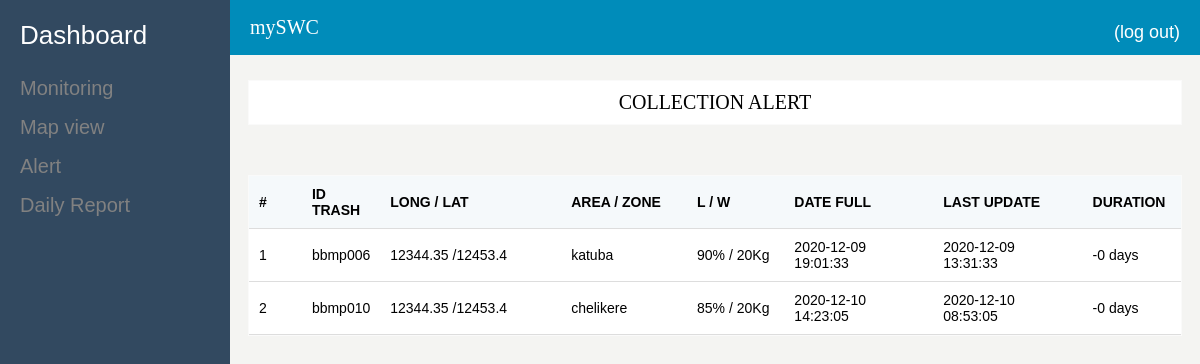
Screenshot of /alert.php with the database file from the repository.
### tables this page shows
CREATE TABLE `historic` (
  `_idHisto` int(11) NOT NULL,
  `idTrash` varchar(45) DEFAULT NULL,
  `level` varchar(45) DEFAULT NULL,
  `weight` varchar(45) DEFAULT NULL,
  `dateFull` datetime DEFAULT NULL,
  `idUser` varchar(45) DEFAULT NULL,
  `dateEmpty` varchar(45) DEFAULT NULL,
  `dateHisto` datetime DEFAULT current_timestamp(),
  `lastUpdate` timestamp NOT NULL DEFAULT current_timestamp()
);

CREATE TABLE `trash` (
  `_idTrash` int(11) NOT NULL,
  `longi` varchar(45) DEFAULT NULL,
  `lat` varchar(45) DEFAULT NULL,
  `address` varchar(45) DEFAULT NULL,
  `area` varchar(50) NOT NULL,
  `idTrash` varchar(45) DEFAULT NULL,
  `dateTrash` datetime DEFAULT current_timestamp(),
  `typeTrash` varchar(255) DEFAULT NULL
);

### modals/Fhistoric.php (called while the page is built, shortened)
<?php
class Fhistoric
{
    static function getAllHistoricDayFull()
    {
        $con=Database::getConnection();
        $req=$con->prepare('SELECT * FROM historic c,trash t WHERE c.idTrash=t.idTrash AND dateFull IS NOT NULL AND dateEmpty IS NULL ORDER BY dateFull ASC');
        $req->execute(array());
        return $req->fetchAll();
    }
}

### alert.php (the view, shortened to what this page needs)
<!DOCTYPE html>
<html lang="en">
<head>
    <link rel="stylesheet" href="assets/style/menu.css">
    <link rel="stylesheet" href="assets/style/main.css">
</head>
<body>
    <section>
        <?php include_once 'commons/menu.php';?>
        <?php include_once 'commons/header.php';?>
        <?php
            include_once 'modals/Fhistoric.php';
            $historic=Fhistoric::getAllHistoricDayFull();
        ?>
    </section>
    <section class="body-container">
        <div class="ml-24">
            <div class="panel">
                <p>COLLECTION ALERT</p>
            </div>
            <div class="panel">
                <table>
                    <thead>
                    <tr>
                        <th style="width: 40px">#</th>
                        <th>ID TRASH</th>
                        <th style="width: 190px">LONG / LAT</th>
                        <th style="width: 120px">AREA / ZONE</th>
                        <th style="width: 90px">L / W</th>
                        <th style="width: 150px">DATE FULL</th>
                        <th style="width: 150px">LAST UPDATE</th>
                        <th style="width: 80px" title="Duration of garbage in the trash">DURATION</th>
                    </tr>
                    </thead>
                    <tbody>
                    <?php foreach ($historic as $k => $data):?>
                        <tr>
                            <td><?=$k+1;?></td>
                            <td><?=$data['idTrash'];?></td>
                            <td><?=($data['longi']." /".$data['lat']);?></td>
                            <td title="<?=$data['address'];?>"><?=$data['area'];?></td>
                            <td><?=$data['level']."% / ".$data['weight']."Kg";?></td>
                            <td><?=$data['dateFull'];?></td>
                            <td><?=$data['lastUpdate'];?></td>
                            <td><?php
                                $date_2 = new DateTime($data['lastUpdate']);
                                $date_3 = new dateTime($data['dateFull']);
                                $int = ($date_3->diff($date_2));
                                echo($int->format('%R%a days'));
                                ?>
                            </td>
                        </tr>
                    <?php endforeach;?>
                </table>
            </div>
        </div>
    </section>
</body>
</html>

### assets/style/main.css (style rules this page uses)
body { background-color: #f4f4f2; }
.ml-24 { margin-left: 220px; }
.body-container { margin-top: 80px; margin-bottom: 30px; width: 100%; height: 100%; }
.panel { margin: 20px 10px 50px 20px; border: 1px solid #fafafa; background-color: #ffffff; }
.panel p { text-align: center; font-size: 20px; font-family: Arial black; margin: 10px; }
table { border-collapse: collapse; width: 100%; }
th, td { padding: 10px; text-align: left; font-family: Arial; font-size: 14px; border-bottom: 1px solid #ddd; }
th { background-color: #F5F9FB; }
td { height: 30px; }

### rows the page displays
historic: trash.idTrash "bbmp006", trash.longi "12344.35", trash.lat "12453.4", trash.area "katuba", level "90", weight "20", dateFull "2020-12-09 19:01:33", lastUpdate "2020-12-09 13:31:33", $int->format('%R%a days') "-0 days"
historic: trash.idTrash "bbmp010", trash.longi "12344.35", trash.lat "12453.4", trash.area "chelikere", level "85", weight "20", dateFull "2020-12-10 14:23:05", lastUpdate "2020-12-10 08:53:05", $int->format('%R%a days') "-0 days"
